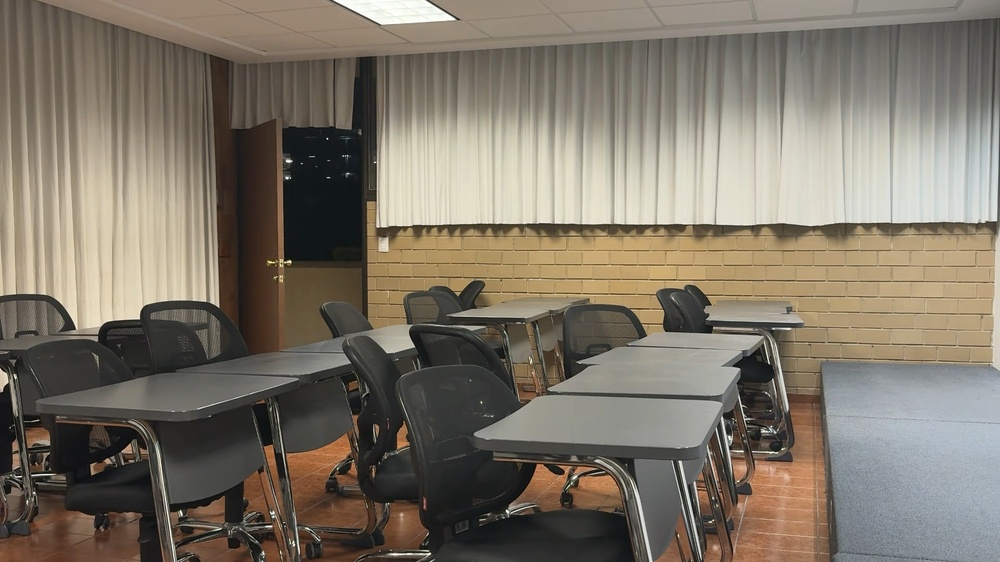
#> input picture ImagenesCam/Imagen_0.jpg, 1000 x 562 px, shrunk from 1920 x 1080 before the run
$ python 8_ExtraccionCoincidencia.py
#> lines starting #> are read from the running program, lines starting #| are printed output that depends on the picture
import cv2

# Leer imágenes
img1 = cv2.imread("./ImagenesCam/Imagen_0.jpg", cv2.IMREAD_GRAYSCALE)
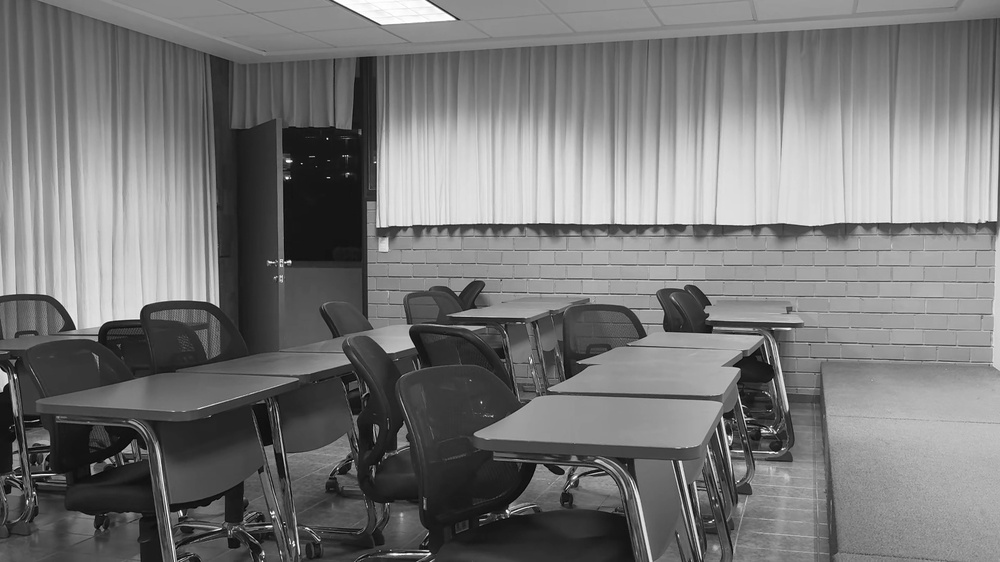
#> img1: shape (562, 1000); min 0, max 255, mean 118.8
img2 = cv2.imread("./ImagenesCam/Imagen_1.jpg", cv2.IMREAD_GRAYSCALE)
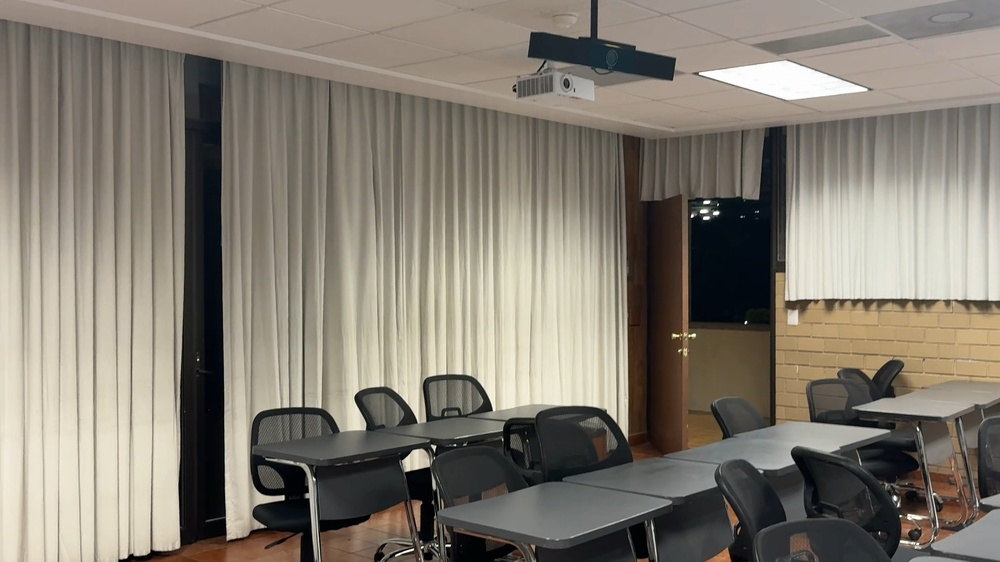
#> input picture ImagenesCam/Imagen_1.jpg, 1000 x 562 px, shrunk from 1920 x 1080 before the run
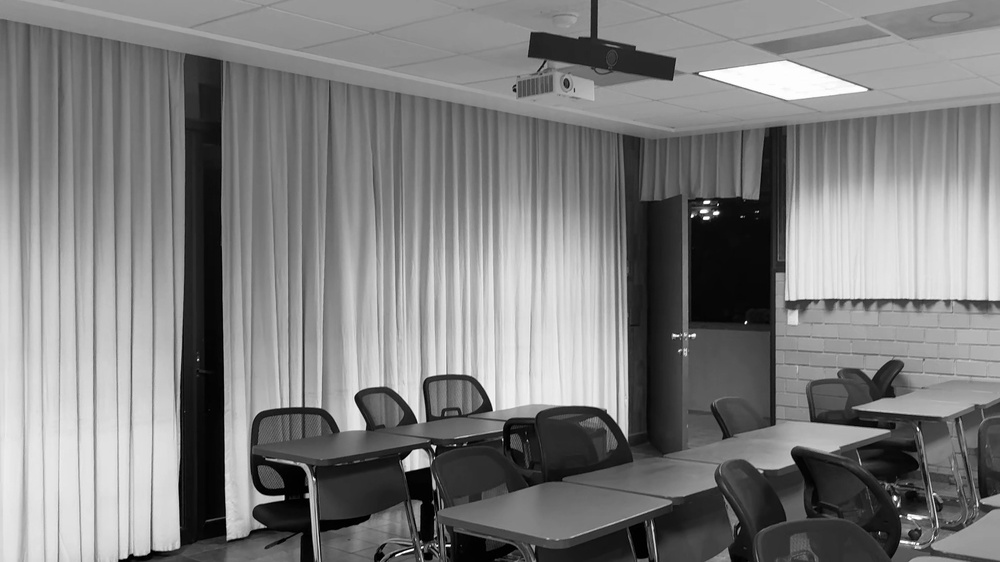
#> img2: shape (562, 1000); min 0, max 255, mean 125.6

# Crear objeto SIFT
sift = cv2.SIFT_create()

# Encontrar los puntos clave y descriptores
kp1, des1 = sift.detectAndCompute(img1, None)
#> kp1 = 997 keypoints; strongest (x, y, size): (287, 178, 1.8), (289, 261, 2.3), (288, 161, 3.1), (507, 511, 2)
kp2, des2 = sift.detectAndCompute(img2, None)
#> kp2 = 1000 keypoints; strongest (x, y, size): (692, 216, 2), (716, 213, 3.5), (706, 218, 3.2), (895, 498, 3.1)

# Crear objeto BFMatcher y encontrar coincidencias
bf = cv2.BFMatcher()
matches = bf.knnMatch(des1, des2, k=2)
#> matches = 997 matches

# Aplicar ratio test de Lowe
good = []
for m, n in matches:
    if m.distance < 0.75 * n.distance:
        good.append([m])
#> after the loop, good = 81 matches

# Dibujar las coincidencias
img3 = cv2.drawMatchesKnn(img1, kp1, img2, kp2, good, None, flags=2)
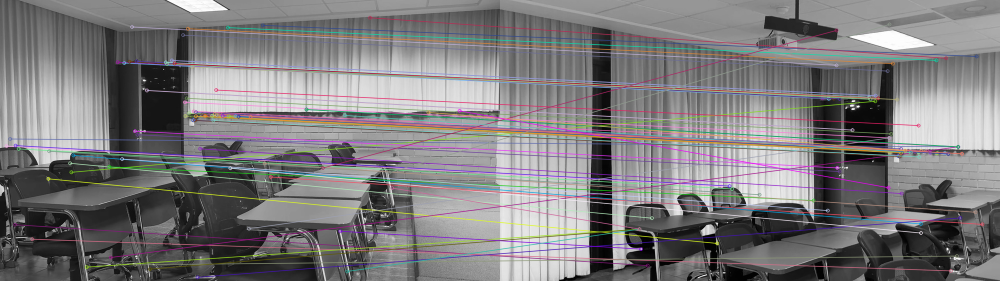
#> img3: shape (562, 2000, 3) (shown at 1/2 size); mean of channels 0, 1, 2 123.5, 122, 124.1; drawn as B, G, R

cv2.imshow("Coincidencias", img3)
cv2.waitKey(0)
cv2.destroyAllWindows()
